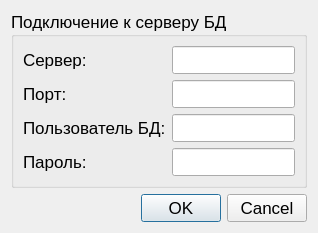
<?xml version="1.0" encoding="UTF-8"?>
<ui version="4.0">
 <class>settings</class>
 <widget class="QDialog" name="settings">
  <property name="geometry">
   <rect>
    <x>0</x>
    <y>0</y>
    <width>318</width>
    <height>208</height>
   </rect>
  </property>
  <property name="font">
   <font>
    <pointsize>13</pointsize>
   </font>
  </property>
  <property name="windowTitle">
   <string>Dialog</string>
  </property>
  <layout class="QVBoxLayout" name="verticalLayout">
   <item>
    <widget class="QGroupBox" name="groupBox">
     <property name="title">
      <string>Подключение к серверу БД</string>
     </property>
     <layout class="QFormLayout" name="formLayout">
      <property name="fieldGrowthPolicy">
       <enum>QFormLayout::FieldsStayAtSizeHint</enum>
      </property>
      <item row="0" column="0">
       <widget class="QLabel" name="label">
        <property name="sizePolicy">
         <sizepolicy hsizetype="Preferred" vsizetype="Preferred">
          <horstretch>0</horstretch>
          <verstretch>0</verstretch>
         </sizepolicy>
        </property>
        <property name="text">
         <string>Сервер:</string>
        </property>
       </widget>
      </item>
      <item row="0" column="1">
       <widget class="QLineEdit" name="leServer"/>
      </item>
      <item row="1" column="0">
       <widget class="QLabel" name="label_2">
        <property name="sizePolicy">
         <sizepolicy hsizetype="Preferred" vsizetype="Preferred">
          <horstretch>0</horstretch>
          <verstretch>0</verstretch>
         </sizepolicy>
        </property>
        <property name="text">
         <string>Порт:</string>
        </property>
       </widget>
      </item>
      <item row="1" column="1">
       <widget class="QLineEdit" name="lePort"/>
      </item>
      <item row="2" column="0">
       <widget class="QLabel" name="label_3">
        <property name="sizePolicy">
         <sizepolicy hsizetype="Preferred" vsizetype="Preferred">
          <horstretch>0</horstretch>
          <verstretch>0</verstretch>
         </sizepolicy>
        </property>
        <property name="text">
         <string>Пользователь БД:</string>
        </property>
       </widget>
      </item>
      <item row="2" column="1">
       <widget class="QLineEdit" name="leUser"/>
      </item>
      <item row="3" column="0">
       <widget class="QLabel" name="label_4">
        <property name="sizePolicy">
         <sizepolicy hsizetype="Preferred" vsizetype="Preferred">
          <horstretch>0</horstretch>
          <verstretch>0</verstretch>
         </sizepolicy>
        </property>
        <property name="text">
         <string>Пароль:</string>
        </property>
       </widget>
      </item>
      <item row="3" column="1">
       <widget class="QLineEdit" name="lePassword">
        <property name="echoMode">
         <enum>QLineEdit::PasswordEchoOnEdit</enum>
        </property>
       </widget>
      </item>
     </layout>
    </widget>
   </item>
   <item>
    <widget class="QDialogButtonBox" name="buttonBox">
     <property name="orientation">
      <enum>Qt::Horizontal</enum>
     </property>
     <property name="standardButtons">
      <set>QDialogButtonBox::Cancel|QDialogButtonBox::Ok</set>
     </property>
    </widget>
   </item>
  </layout>
 </widget>
 <resources/>
 <connections>
  <connection>
   <sender>buttonBox</sender>
   <signal>accepted()</signal>
   <receiver>settings</receiver>
   <slot>accept()</slot>
   <hints>
    <hint type="sourcelabel">
     <x>254</x>
     <y>203</y>
    </hint>
    <hint type="destinationlabel">
     <x>157</x>
     <y>274</y>
    </hint>
   </hints>
  </connection>
  <connection>
   <sender>buttonBox</sender>
   <signal>rejected()</signal>
   <receiver>settings</receiver>
   <slot>reject()</slot>
   <hints>
    <hint type="sourcelabel">
     <x>311</x>
     <y>203</y>
    </hint>
    <hint type="destinationlabel">
     <x>286</x>
     <y>274</y>
    </hint>
   </hints>
  </connection>
  <connection>
   <sender>buttonBox</sender>
   <signal>rejected()</signal>
   <receiver>settings</receiver>
   <slot>close()</slot>
   <hints>
    <hint type="sourcelabel">
     <x>196</x>
     <y>186</y>
    </hint>
    <hint type="destinationlabel">
     <x>168</x>
     <y>163</y>
    </hint>
   </hints>
  </connection>
  <connection>
   <sender>buttonBox</sender>
   <signal>accepted()</signal>
   <receiver>settings</receiver>
   <slot>saveSettings()</slot>
   <hints>
    <hint type="sourcelabel">
     <x>280</x>
     <y>184</y>
    </hint>
    <hint type="destinationlabel">
     <x>295</x>
     <y>168</y>
    </hint>
   </hints>
  </connection>
 </connections>
 <slots>
  <slot>saveSettings()</slot>
 </slots>
</ui>
